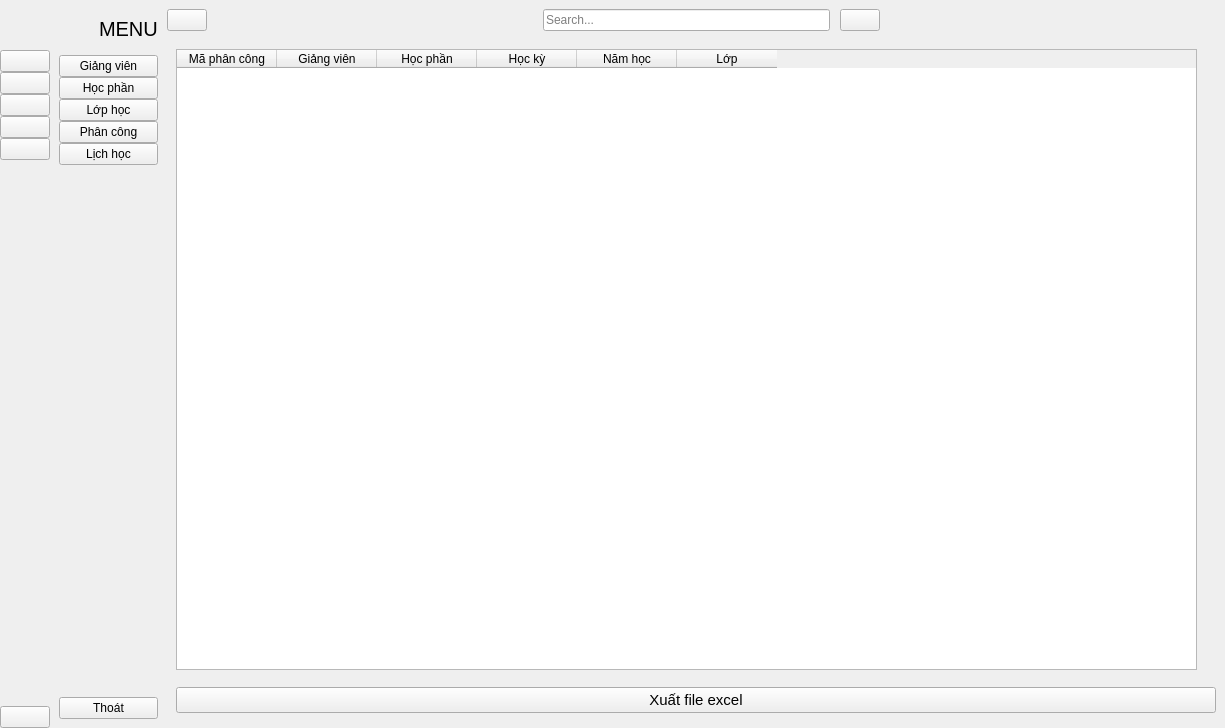
<?xml version="1.0" encoding="UTF-8"?>
<ui version="4.0">
 <class>MainWindow</class>
 <widget class="QMainWindow" name="MainWindow">
  <property name="geometry">
   <rect>
    <x>0</x>
    <y>0</y>
    <width>1225</width>
    <height>728</height>
   </rect>
  </property>
  <property name="windowTitle">
   <string>MainWindow</string>
  </property>
  <widget class="QWidget" name="centralwidget">
   <layout class="QGridLayout" name="gridLayout">
    <property name="leftMargin">
     <number>0</number>
    </property>
    <property name="topMargin">
     <number>0</number>
    </property>
    <property name="rightMargin">
     <number>0</number>
    </property>
    <property name="bottomMargin">
     <number>0</number>
    </property>
    <property name="spacing">
     <number>0</number>
    </property>
    <item row="0" column="0">
     <widget class="QWidget" name="icon_only_widget" native="true">
      <layout class="QVBoxLayout" name="verticalLayout_3">
       <property name="spacing">
        <number>0</number>
       </property>
       <property name="leftMargin">
        <number>0</number>
       </property>
       <property name="topMargin">
        <number>0</number>
       </property>
       <property name="rightMargin">
        <number>0</number>
       </property>
       <property name="bottomMargin">
        <number>0</number>
       </property>
       <item>
        <layout class="QHBoxLayout" name="horizontalLayout_3">
         <item>
          <widget class="QLabel" name="logo_label_1">
           <property name="minimumSize">
            <size>
             <width>50</width>
             <height>50</height>
            </size>
           </property>
           <property name="maximumSize">
            <size>
             <width>50</width>
             <height>50</height>
            </size>
           </property>
           <property name="text">
            <string/>
           </property>
           <property name="pixmap">
            <pixmap resource="resual.qrc">:/icon/logo.jpg</pixmap>
           </property>
           <property name="scaledContents">
            <bool>true</bool>
           </property>
          </widget>
         </item>
        </layout>
       </item>
       <item>
        <layout class="QVBoxLayout" name="verticalLayout">
         <property name="spacing">
          <number>0</number>
         </property>
         <item>
          <widget class="QPushButton" name="giangvien_btn1">
           <property name="text">
            <string/>
           </property>
           <property name="icon">
            <iconset resource="resual.qrc">
             <normaloff>:/icon/mu.png</normaloff>
             <normalon>:/icon/mu.png</normalon>:/icon/mu.png</iconset>
           </property>
           <property name="iconSize">
            <size>
             <width>20</width>
             <height>20</height>
            </size>
           </property>
           <property name="checkable">
            <bool>true</bool>
           </property>
           <property name="autoExclusive">
            <bool>true</bool>
           </property>
          </widget>
         </item>
         <item>
          <widget class="QPushButton" name="hocphan_btn1">
           <property name="text">
            <string/>
           </property>
           <property name="icon">
            <iconset resource="resual.qrc">
             <normaloff>:/icon/laptop.png</normaloff>
             <normalon>:/icon/laptop.png</normalon>:/icon/laptop.png</iconset>
           </property>
           <property name="iconSize">
            <size>
             <width>20</width>
             <height>20</height>
            </size>
           </property>
           <property name="checkable">
            <bool>true</bool>
           </property>
           <property name="autoExclusive">
            <bool>true</bool>
           </property>
          </widget>
         </item>
         <item>
          <widget class="QPushButton" name="lophoc_btn1">
           <property name="text">
            <string/>
           </property>
           <property name="icon">
            <iconset resource="resual.qrc">
             <normaloff>:/icon/phanconggiangday.png</normaloff>
             <normalon>:/icon/phanconggiangday.png</normalon>:/icon/phanconggiangday.png</iconset>
           </property>
           <property name="iconSize">
            <size>
             <width>20</width>
             <height>20</height>
            </size>
           </property>
           <property name="checkable">
            <bool>true</bool>
           </property>
           <property name="autoExclusive">
            <bool>true</bool>
           </property>
          </widget>
         </item>
         <item>
          <widget class="QPushButton" name="phancong_btn1">
           <property name="text">
            <string/>
           </property>
           <property name="icon">
            <iconset resource="resual.qrc">
             <normaloff>:/icon/amduong.png</normaloff>
             <normalon>:/icon/amduong.png</normalon>:/icon/amduong.png</iconset>
           </property>
           <property name="iconSize">
            <size>
             <width>20</width>
             <height>20</height>
            </size>
           </property>
           <property name="checkable">
            <bool>true</bool>
           </property>
           <property name="autoExclusive">
            <bool>true</bool>
           </property>
          </widget>
         </item>
         <item>
          <widget class="QPushButton" name="lichhoc_btn1">
           <property name="text">
            <string/>
           </property>
           <property name="icon">
            <iconset resource="resual.qrc">
             <normaloff>:/icon/lich.png</normaloff>
             <normalon>:/icon/lich.png</normalon>:/icon/lich.png</iconset>
           </property>
           <property name="iconSize">
            <size>
             <width>20</width>
             <height>20</height>
            </size>
           </property>
           <property name="checkable">
            <bool>true</bool>
           </property>
           <property name="autoExclusive">
            <bool>true</bool>
           </property>
          </widget>
         </item>
        </layout>
       </item>
       <item>
        <spacer name="verticalSpacer">
         <property name="orientation">
          <enum>Qt::Vertical</enum>
         </property>
         <property name="sizeHint" stdset="0">
          <size>
           <width>20</width>
           <height>375</height>
          </size>
         </property>
        </spacer>
       </item>
       <item>
        <widget class="QPushButton" name="exit_btn_1">
         <property name="text">
          <string/>
         </property>
         <property name="icon">
          <iconset resource="resual.qrc">
           <normaloff>:/icon/exit.png</normaloff>
           <normalon>:/icon/exit.png</normalon>:/icon/exit.png</iconset>
         </property>
         <property name="iconSize">
          <size>
           <width>20</width>
           <height>20</height>
          </size>
         </property>
        </widget>
       </item>
      </layout>
     </widget>
    </item>
    <item row="0" column="1">
     <widget class="QWidget" name="full_menu_widget" native="true">
      <layout class="QVBoxLayout" name="verticalLayout_4">
       <item>
        <layout class="QHBoxLayout" name="horizontalLayout_2">
         <property name="spacing">
          <number>0</number>
         </property>
         <item>
          <widget class="QLabel" name="logo_label_2">
           <property name="minimumSize">
            <size>
             <width>40</width>
             <height>40</height>
            </size>
           </property>
           <property name="maximumSize">
            <size>
             <width>40</width>
             <height>40</height>
            </size>
           </property>
           <property name="text">
            <string/>
           </property>
           <property name="pixmap">
            <pixmap resource="resual.qrc">:/icon/logo.jpg</pixmap>
           </property>
           <property name="scaledContents">
            <bool>true</bool>
           </property>
          </widget>
         </item>
         <item>
          <widget class="QLabel" name="logo_label_3">
           <property name="font">
            <font>
             <pointsize>15</pointsize>
            </font>
           </property>
           <property name="text">
            <string>MENU</string>
           </property>
          </widget>
         </item>
        </layout>
       </item>
       <item>
        <layout class="QVBoxLayout" name="verticalLayout_2">
         <property name="spacing">
          <number>0</number>
         </property>
         <item>
          <widget class="QPushButton" name="giangvien_btn2">
           <property name="text">
            <string>Giảng viên</string>
           </property>
           <property name="icon">
            <iconset>
             <normaloff>:/icon/icon/home-4-32.ico</normaloff>
             <normalon>:/icon/icon/home-4-48.ico</normalon>:/icon/icon/home-4-32.ico</iconset>
           </property>
           <property name="iconSize">
            <size>
             <width>14</width>
             <height>14</height>
            </size>
           </property>
           <property name="checkable">
            <bool>true</bool>
           </property>
           <property name="autoExclusive">
            <bool>true</bool>
           </property>
          </widget>
         </item>
         <item>
          <widget class="QPushButton" name="hocphan_btn2">
           <property name="text">
            <string>Học phần</string>
           </property>
           <property name="icon">
            <iconset>
             <normaloff>:/icon/icon/dashboard-5-32.ico</normaloff>
             <normalon>:/icon/icon/dashboard-5-48.ico</normalon>:/icon/icon/dashboard-5-32.ico</iconset>
           </property>
           <property name="iconSize">
            <size>
             <width>14</width>
             <height>14</height>
            </size>
           </property>
           <property name="checkable">
            <bool>true</bool>
           </property>
           <property name="autoExclusive">
            <bool>true</bool>
           </property>
          </widget>
         </item>
         <item>
          <widget class="QPushButton" name="lophoc_btn2">
           <property name="text">
            <string>Lớp học</string>
           </property>
           <property name="icon">
            <iconset>
             <normaloff>:/icon/icon/activity-feed-32.ico</normaloff>
             <normalon>:/icon/icon/activity-feed-48.ico</normalon>:/icon/icon/activity-feed-32.ico</iconset>
           </property>
           <property name="iconSize">
            <size>
             <width>14</width>
             <height>14</height>
            </size>
           </property>
           <property name="checkable">
            <bool>true</bool>
           </property>
           <property name="autoExclusive">
            <bool>true</bool>
           </property>
          </widget>
         </item>
         <item>
          <widget class="QPushButton" name="phancong_btn2">
           <property name="text">
            <string>Phân công</string>
           </property>
           <property name="icon">
            <iconset>
             <normaloff>:/icon/icon/product-32.ico</normaloff>
             <normalon>:/icon/icon/product-48.ico</normalon>:/icon/icon/product-32.ico</iconset>
           </property>
           <property name="iconSize">
            <size>
             <width>14</width>
             <height>14</height>
            </size>
           </property>
           <property name="checkable">
            <bool>true</bool>
           </property>
           <property name="autoExclusive">
            <bool>true</bool>
           </property>
          </widget>
         </item>
         <item>
          <widget class="QPushButton" name="lichhoc_btn2">
           <property name="text">
            <string>Lịch học</string>
           </property>
           <property name="icon">
            <iconset>
             <normaloff>:/icon/icon/group-32.ico</normaloff>
             <normalon>:/icon/icon/group-48.ico</normalon>:/icon/icon/group-32.ico</iconset>
           </property>
           <property name="iconSize">
            <size>
             <width>14</width>
             <height>14</height>
            </size>
           </property>
           <property name="checkable">
            <bool>true</bool>
           </property>
           <property name="autoExclusive">
            <bool>true</bool>
           </property>
          </widget>
         </item>
        </layout>
       </item>
       <item>
        <spacer name="verticalSpacer_2">
         <property name="orientation">
          <enum>Qt::Vertical</enum>
         </property>
         <property name="sizeHint" stdset="0">
          <size>
           <width>20</width>
           <height>373</height>
          </size>
         </property>
        </spacer>
       </item>
       <item>
        <widget class="QPushButton" name="exit_btn_2">
         <property name="text">
          <string>Thoát</string>
         </property>
         <property name="icon">
          <iconset resource="resual.qrc">
           <normaloff>:/icon/exit.png</normaloff>
           <normalon>:/icon/exit.png</normalon>:/icon/exit.png</iconset>
         </property>
         <property name="iconSize">
          <size>
           <width>14</width>
           <height>14</height>
          </size>
         </property>
        </widget>
       </item>
      </layout>
     </widget>
    </item>
    <item row="0" column="2">
     <widget class="QWidget" name="widget_3" native="true">
      <layout class="QVBoxLayout" name="verticalLayout_5">
       <property name="spacing">
        <number>0</number>
       </property>
       <property name="leftMargin">
        <number>0</number>
       </property>
       <property name="topMargin">
        <number>0</number>
       </property>
       <property name="rightMargin">
        <number>0</number>
       </property>
       <property name="bottomMargin">
        <number>0</number>
       </property>
       <item>
        <widget class="QWidget" name="widget" native="true">
         <property name="minimumSize">
          <size>
           <width>0</width>
           <height>40</height>
          </size>
         </property>
         <layout class="QHBoxLayout" name="horizontalLayout_4">
          <property name="spacing">
           <number>0</number>
          </property>
          <property name="leftMargin">
           <number>0</number>
          </property>
          <property name="topMargin">
           <number>0</number>
          </property>
          <property name="rightMargin">
           <number>9</number>
          </property>
          <property name="bottomMargin">
           <number>0</number>
          </property>
          <item>
           <widget class="QPushButton" name="menu_btn">
            <property name="text">
             <string/>
            </property>
            <property name="icon">
             <iconset resource="resual.qrc">
              <normaloff>:/icon/menu.png</normaloff>
              <normalon>:/icon/menu.png</normalon>:/icon/menu.png</iconset>
            </property>
            <property name="iconSize">
             <size>
              <width>14</width>
              <height>14</height>
             </size>
            </property>
            <property name="checkable">
             <bool>true</bool>
            </property>
           </widget>
          </item>
          <item>
           <spacer name="horizontalSpacer">
            <property name="orientation">
             <enum>Qt::Horizontal</enum>
            </property>
            <property name="sizeHint" stdset="0">
             <size>
              <width>236</width>
              <height>20</height>
             </size>
            </property>
           </spacer>
          </item>
          <item>
           <layout class="QHBoxLayout" name="horizontalLayout">
            <property name="spacing">
             <number>10</number>
            </property>
            <item>
             <widget class="QLineEdit" name="search_input">
              <property name="placeholderText">
               <string>Search...</string>
              </property>
             </widget>
            </item>
            <item>
             <widget class="QPushButton" name="search_btn">
              <property name="text">
               <string/>
              </property>
              <property name="icon">
               <iconset resource="resual.qrc">
                <normaloff>:/icon/timkiem.png</normaloff>
                <normalon>:/icon/timkiem.png</normalon>:/icon/timkiem.png</iconset>
              </property>
             </widget>
            </item>
           </layout>
          </item>
          <item>
           <spacer name="horizontalSpacer_2">
            <property name="orientation">
             <enum>Qt::Horizontal</enum>
            </property>
            <property name="sizeHint" stdset="0">
             <size>
              <width>236</width>
              <height>20</height>
             </size>
            </property>
           </spacer>
          </item>
         </layout>
        </widget>
       </item>
       <item>
        <widget class="QStackedWidget" name="stackedWidget">
         <property name="currentIndex">
          <number>5</number>
         </property>
         <widget class="QWidget" name="page">
          <layout class="QGridLayout" name="gridLayout_2">
           <item row="0" column="0">
            <widget class="QLabel" name="label_4">
             <property name="font">
              <font>
               <pointsize>20</pointsize>
              </font>
             </property>
             <property name="text">
              <string>Home Page</string>
             </property>
             <property name="alignment">
              <set>Qt::AlignCenter</set>
             </property>
            </widget>
           </item>
          </layout>
         </widget>
         <widget class="QWidget" name="page_2">
          <layout class="QGridLayout" name="gridLayout_3">
           <item row="0" column="0">
            <widget class="QLabel" name="label_5">
             <property name="font">
              <font>
               <pointsize>20</pointsize>
              </font>
             </property>
             <property name="text">
              <string>Dashboard Page</string>
             </property>
             <property name="alignment">
              <set>Qt::AlignCenter</set>
             </property>
            </widget>
           </item>
          </layout>
         </widget>
         <widget class="QWidget" name="page_3">
          <layout class="QGridLayout" name="gridLayout_4">
           <item row="0" column="0">
            <widget class="QLabel" name="label_6">
             <property name="font">
              <font>
               <pointsize>20</pointsize>
              </font>
             </property>
             <property name="text">
              <string>Orders Page</string>
             </property>
             <property name="alignment">
              <set>Qt::AlignCenter</set>
             </property>
            </widget>
           </item>
          </layout>
         </widget>
         <widget class="QWidget" name="page_4">
          <layout class="QGridLayout" name="gridLayout_5">
           <item row="0" column="0">
            <widget class="QLabel" name="label_7">
             <property name="font">
              <font>
               <pointsize>20</pointsize>
              </font>
             </property>
             <property name="text">
              <string>Product Page</string>
             </property>
             <property name="alignment">
              <set>Qt::AlignCenter</set>
             </property>
            </widget>
           </item>
          </layout>
         </widget>
         <widget class="QWidget" name="page_5">
          <layout class="QGridLayout" name="gridLayout_6">
           <item row="0" column="0">
            <widget class="QLabel" name="label_8">
             <property name="font">
              <font>
               <pointsize>20</pointsize>
              </font>
             </property>
             <property name="text">
              <string>Customers Page</string>
             </property>
             <property name="alignment">
              <set>Qt::AlignCenter</set>
             </property>
            </widget>
           </item>
          </layout>
         </widget>
         <widget class="QWidget" name="page_6">
          <layout class="QGridLayout" name="gridLayout_7">
           <item row="0" column="0">
            <widget class="QStackedWidget" name="stackedWidget_2">
             <property name="currentIndex">
              <number>0</number>
             </property>
             <widget class="QWidget" name="page_8">
              <widget class="QTableWidget" name="tableWidget">
               <property name="geometry">
                <rect>
                 <x>0</x>
                 <y>0</y>
                 <width>1021</width>
                 <height>621</height>
                </rect>
               </property>
               <column>
                <property name="text">
                 <string>Mã phân công</string>
                </property>
               </column>
               <column>
                <property name="text">
                 <string>Giảng viên</string>
                </property>
               </column>
               <column>
                <property name="text">
                 <string>Học phần</string>
                </property>
               </column>
               <column>
                <property name="text">
                 <string>Học kỳ</string>
                </property>
               </column>
               <column>
                <property name="text">
                 <string>Năm học</string>
                </property>
               </column>
               <column>
                <property name="text">
                 <string>Lớp</string>
                </property>
               </column>
              </widget>
             </widget>
            </widget>
           </item>
           <item row="2" column="0">
            <widget class="QWidget" name="widget_2" native="true"/>
           </item>
           <item row="1" column="0">
            <widget class="QPushButton" name="btn_xuat">
             <property name="font">
              <font>
               <pointsize>11</pointsize>
              </font>
             </property>
             <property name="text">
              <string>Xuất file excel</string>
             </property>
            </widget>
           </item>
          </layout>
         </widget>
         <widget class="QWidget" name="page_7">
          <layout class="QGridLayout" name="gridLayout_8">
           <item row="0" column="0">
            <widget class="QLabel" name="label_10">
             <property name="font">
              <font>
               <pointsize>20</pointsize>
              </font>
             </property>
             <property name="text">
              <string>User Page</string>
             </property>
             <property name="alignment">
              <set>Qt::AlignCenter</set>
             </property>
            </widget>
           </item>
          </layout>
         </widget>
        </widget>
       </item>
      </layout>
     </widget>
    </item>
   </layout>
  </widget>
 </widget>
 <resources>
  <include location="resual.qrc"/>
 </resources>
 <connections>
  <connection>
   <sender>menu_btn</sender>
   <signal>toggled(bool)</signal>
   <receiver>icon_only_widget</receiver>
   <slot>setVisible(bool)</slot>
   <hints>
    <hint type="sourcelabel">
     <x>197</x>
     <y>23</y>
    </hint>
    <hint type="destinationlabel">
     <x>50</x>
     <y>362</y>
    </hint>
   </hints>
  </connection>
  <connection>
   <sender>menu_btn</sender>
   <signal>toggled(bool)</signal>
   <receiver>full_menu_widget</receiver>
   <slot>setHidden(bool)</slot>
   <hints>
    <hint type="sourcelabel">
     <x>188</x>
     <y>25</y>
    </hint>
    <hint type="destinationlabel">
     <x>173</x>
     <y>257</y>
    </hint>
   </hints>
  </connection>
  <connection>
   <sender>giangvien_btn1</sender>
   <signal>toggled(bool)</signal>
   <receiver>giangvien_btn2</receiver>
   <slot>setChecked(bool)</slot>
   <hints>
    <hint type="sourcelabel">
     <x>27</x>
     <y>69</y>
    </hint>
    <hint type="destinationlabel">
     <x>72</x>
     <y>76</y>
    </hint>
   </hints>
  </connection>
  <connection>
   <sender>hocphan_btn1</sender>
   <signal>toggled(bool)</signal>
   <receiver>hocphan_btn2</receiver>
   <slot>setChecked(bool)</slot>
   <hints>
    <hint type="sourcelabel">
     <x>33</x>
     <y>100</y>
    </hint>
    <hint type="destinationlabel">
     <x>67</x>
     <y>99</y>
    </hint>
   </hints>
  </connection>
  <connection>
   <sender>lophoc_btn1</sender>
   <signal>toggled(bool)</signal>
   <receiver>lophoc_btn2</receiver>
   <slot>setChecked(bool)</slot>
   <hints>
    <hint type="sourcelabel">
     <x>33</x>
     <y>123</y>
    </hint>
    <hint type="destinationlabel">
     <x>69</x>
     <y>125</y>
    </hint>
   </hints>
  </connection>
  <connection>
   <sender>phancong_btn1</sender>
   <signal>toggled(bool)</signal>
   <receiver>phancong_btn2</receiver>
   <slot>setChecked(bool)</slot>
   <hints>
    <hint type="sourcelabel">
     <x>24</x>
     <y>148</y>
    </hint>
    <hint type="destinationlabel">
     <x>72</x>
     <y>148</y>
    </hint>
   </hints>
  </connection>
  <connection>
   <sender>lichhoc_btn1</sender>
   <signal>toggled(bool)</signal>
   <receiver>lichhoc_btn2</receiver>
   <slot>setChecked(bool)</slot>
   <hints>
    <hint type="sourcelabel">
     <x>33</x>
     <y>177</y>
    </hint>
    <hint type="destinationlabel">
     <x>67</x>
     <y>172</y>
    </hint>
   </hints>
  </connection>
  <connection>
   <sender>giangvien_btn2</sender>
   <signal>toggled(bool)</signal>
   <receiver>giangvien_btn1</receiver>
   <slot>setChecked(bool)</slot>
   <hints>
    <hint type="sourcelabel">
     <x>70</x>
     <y>63</y>
    </hint>
    <hint type="destinationlabel">
     <x>41</x>
     <y>60</y>
    </hint>
   </hints>
  </connection>
  <connection>
   <sender>hocphan_btn2</sender>
   <signal>toggled(bool)</signal>
   <receiver>hocphan_btn1</receiver>
   <slot>setChecked(bool)</slot>
   <hints>
    <hint type="sourcelabel">
     <x>160</x>
     <y>99</y>
    </hint>
    <hint type="destinationlabel">
     <x>26</x>
     <y>90</y>
    </hint>
   </hints>
  </connection>
  <connection>
   <sender>lophoc_btn2</sender>
   <signal>toggled(bool)</signal>
   <receiver>lophoc_btn1</receiver>
   <slot>setChecked(bool)</slot>
   <hints>
    <hint type="sourcelabel">
     <x>143</x>
     <y>112</y>
    </hint>
    <hint type="destinationlabel">
     <x>39</x>
     <y>114</y>
    </hint>
   </hints>
  </connection>
  <connection>
   <sender>phancong_btn2</sender>
   <signal>toggled(bool)</signal>
   <receiver>phancong_btn1</receiver>
   <slot>setChecked(bool)</slot>
   <hints>
    <hint type="sourcelabel">
     <x>162</x>
     <y>142</y>
    </hint>
    <hint type="destinationlabel">
     <x>43</x>
     <y>144</y>
    </hint>
   </hints>
  </connection>
  <connection>
   <sender>lichhoc_btn2</sender>
   <signal>toggled(bool)</signal>
   <receiver>lichhoc_btn1</receiver>
   <slot>setChecked(bool)</slot>
   <hints>
    <hint type="sourcelabel">
     <x>162</x>
     <y>163</y>
    </hint>
    <hint type="destinationlabel">
     <x>39</x>
     <y>184</y>
    </hint>
   </hints>
  </connection>
  <connection>
   <sender>exit_btn_2</sender>
   <signal>clicked()</signal>
   <receiver>MainWindow</receiver>
   <slot>close()</slot>
   <hints>
    <hint type="sourcelabel">
     <x>126</x>
     <y>584</y>
    </hint>
    <hint type="destinationlabel">
     <x>284</x>
     <y>606</y>
    </hint>
   </hints>
  </connection>
  <connection>
   <sender>exit_btn_1</sender>
   <signal>clicked()</signal>
   <receiver>MainWindow</receiver>
   <slot>close()</slot>
   <hints>
    <hint type="sourcelabel">
     <x>34</x>
     <y>592</y>
    </hint>
    <hint type="destinationlabel">
     <x>47</x>
     <y>626</y>
    </hint>
   </hints>
  </connection>
 </connections>
</ui>
